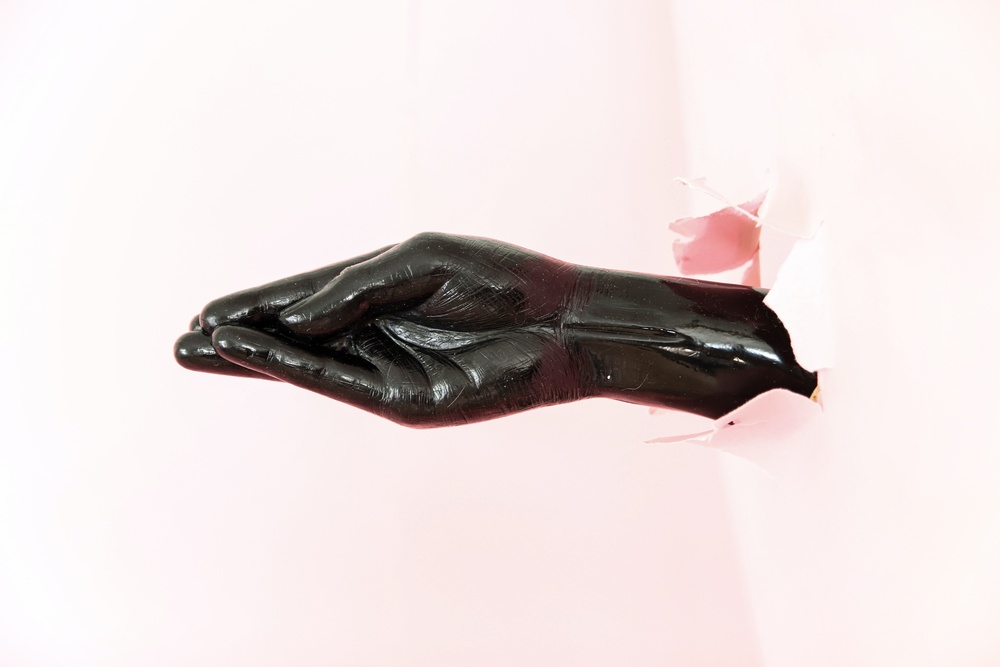
#> input picture opencv_study/test1.jpg, 1000 x 667 px, shrunk from 6000 x 4000 before the run, given in place of the camera
$ python example014.py
#> lines starting #> are read from the running program, lines starting #| are printed output that depends on the picture; after the words box and inside, x2 and y2 are one past the last pixel; in counts of white or black regions, pixels touching at a corner belong together
import numpy as np
import cv2

#  HSV pixel의 lower과 upper 경계값 정의/스킨 색 경계값 설정
# 'skin'의 범위 값 설정
lower = np.array([0, 48, 80], dtype="uint8")
upper = np.array([20, 255, 255], dtype="uint8")

camera = cv2.VideoCapture(0)

while True:

    (grabbed, frame) = camera.read()
#> frame is the input picture: shape (667, 1000, 3); mean B, G, R 218.2, 219, 229.1

    converted = cv2.cvtColor(frame, cv2.COLOR_BGR2HSV)
#> converted: shape (667, 1000, 3); mean H, S, V 42.3, 18.2, 229.2
    skinMask = cv2.inRange(converted, lower, upper)
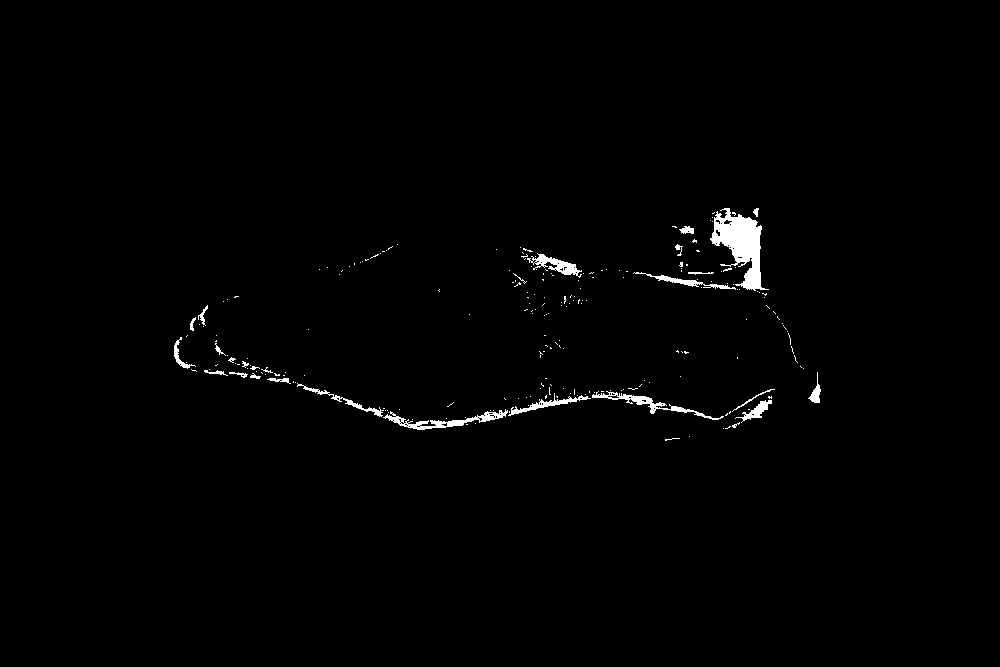
#> skinMask: shape (667, 1000); 1% white; 229 white regions (202 under 20 px), largest, box (x1, y1, x2, y2) and area: (710, 208, 769, 291) 2229, (383, 409, 508, 430) 709, (592, 391, 724, 420) 606

    # 경계선 찾아주는애
    kernel = cv2.getStructuringElement(cv2.MORPH_ELLIPSE, (11, 11))  # 타원 모양으로 매트리스 생성
    skinMask = cv2.dilate(skinMask, kernel, iterations=1)  # SkinMask의 iterations를 두번 반복(잡힌 범위 주변 margin이 뚱뚱해진다)
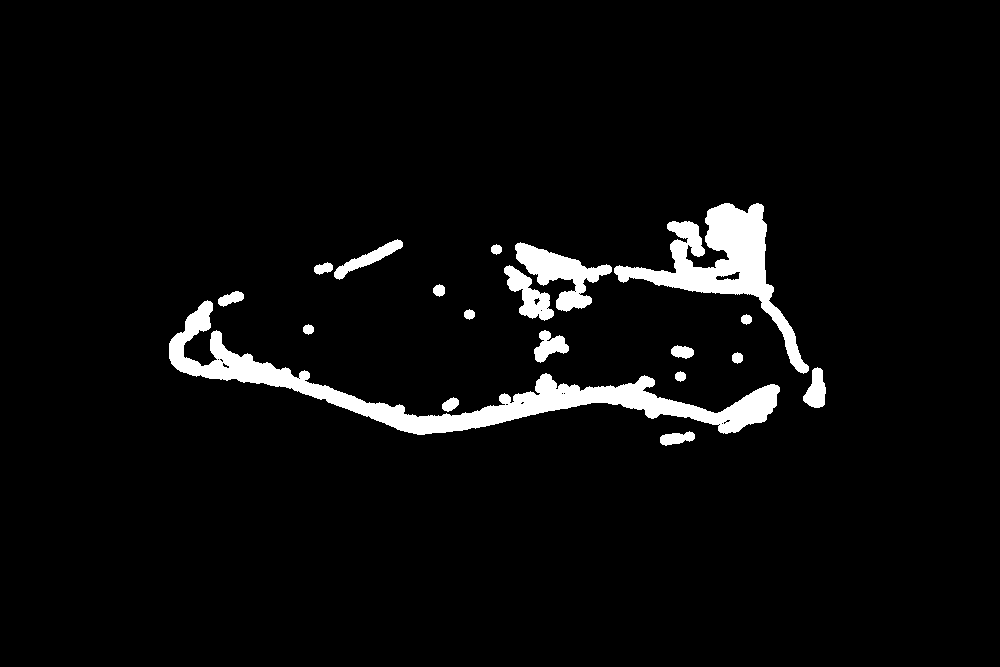
#> skinMask: shape (667, 1000); 4.5% white; 19 white regions

    skinMask = cv2.GaussianBlur(skinMask, (3, 3), 0)

    line, _ = cv2.findContours(skinMask, cv2.RETR_EXTERNAL, cv2.CHAIN_APPROX_SIMPLE)
#> line = 16 contours; largest, box (x1, y1, x2, y2) and area: (168, 299, 781, 436) 15430, (514, 202, 810, 375) 12308, (503, 264, 555, 322) 1418, (313, 238, 404, 281) 1139, (533, 329, 570, 364) 734
    cv2.drawContours(frame, line, -1, (0, 255, 0), 3)  # (라인을 그릴 이미지, 검출된 컨투어, 음수로 지정할경우 모든 컨투어,색상지정(현재는 초록),선두께)
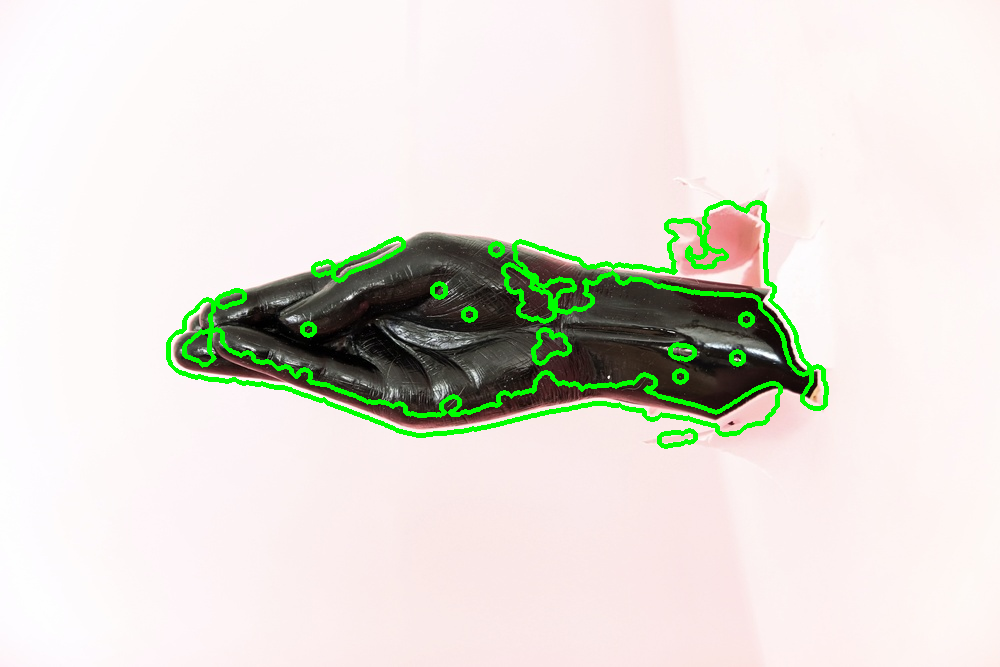
#> frame: shape (667, 1000, 3); 2.76% of pixels changed, all inside (x1, y1, x2, y2) = (166, 200, 829, 449)
    cv2.imshow("images", frame)

    # q누르면 종료
    if cv2.waitKey(1) & 0xFF == ord("q"):
#> (key q is pressed here)
        break

camera.release()
cv2.destroyAllWindows()
